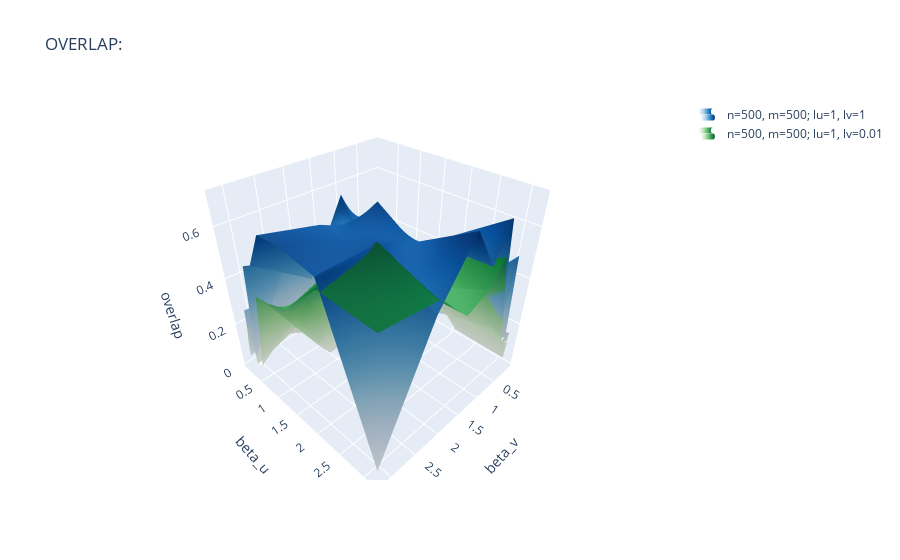

This figure's notebook cell:
### Code cell
######################### 3D PLOT BOTH CONFIG

x, y = np.meshgrid(list_value_2,list_value_1)
overlap_mean=overlap_at_final_iteration.mean(axis=1).mean(axis=1)
overlap_mean=overlap_mean.reshape(len(list_value_1),len(list_value_2))

overlap_mean_2=overlap_at_final_iteration_2.mean(axis=1).mean(axis=1)
overlap_mean_2=overlap_mean_2.reshape(len(list_value_1),len(list_value_2))

fig = go.Figure(data=[
    go.Surface(name=f"n={name_n_1}, m={name_m_1}; lu={lambda_u_val_1}, lv={lambda_v_val_1}",
               z=overlap_mean,x=list_value_1, y=list_value_2,
               colorscale ='Blues', showscale=False, opacity=1),
    go.Surface(name=f"n={name_n_2}, m={name_m_2}; lu={lambda_u_val_2}, lv={lambda_v_val_2}",
               z=overlap_mean_2,x=list_value_1, y=list_value_2,
               colorscale ='Greens', showscale=False, opacity=0.9)])

fig.update_layout(
    title=f"OVERLAP:",
)

fig.update_layout(showlegend=True, scene = dict(
                    xaxis_title=name_value_2,
                    yaxis_title=name_value_1,
                    zaxis_title="overlap"))
fig.update_traces(showlegend=True)

fig.show()
path=f"C:/Users/Admin/Desktop/R1_n={name_n_1}_m={name_m_1}_"\
f"Ldiff={lambda_u_val_1/lambda_v_val_1}_"\
f"R2_n={name_n_2}_m={name_m_2}_"\
f"Ldiff={lambda_u_val_2/lambda_v_val_2}_overlap.html"
fig.write_html(path)

### Figure 1 — Plotly figure (JSON) as saved in the notebook; plotly's stock layout.template omitted (floating-point values rounded to 4 significant figures)
{"data": [{"colorscale": [[0, "rgb(247,251,255)"], [0.125, "rgb(222,235,247)"], [0.25, "rgb(198,219,239)"], [0.375, "rgb(158,202,225)"], [0.5, "rgb(107,174,214)"], [0.625, "rgb(66,146,198)"], [0.75, "rgb(33,113,181)"], [0.875, "rgb(8,81,156)"], [1, "rgb(8,48,107)"]], "name": "n=500, m=500; lu=1, lv=1", "opacity": 1, "showlegend": true, "showscale": false, "type": "surface", "x": [0.1, 0.1468, 0.2154, 0.3162, 0.4642, 0.6813, 1, 1.468, 2.154, 3.162], "y": [0.1, 0.1468, 0.2154, 0.3162, 0.4642, 0.6813, 1, 1.468, 2.154, 3.162], "z": [[0.06965, 0.109, 0.1265, 0.05253, 0.06202, 0.105, 0.06286, 0.2065, 0.1262, 0.03944], [0.1611, 0.0928, 0.02835, 0.06234, 0.1693, 0.03264, 0.06935, 0.1242, 0.1697, 0.08042], [0.06045, 0.1472, 0.08888, 0.0799, 0.1292, 0.04045, 0.1316, 0.1102, 0.254, 0.2789], [0.1219, 0.07718, 0.04439, 0.09813, 0.1549, 0.08694, 0.08654, 0.09672, 0.5044, 0.0633], [0.1257, 0.004429, 0.2252, 0.09413, 0.1067, 0.1996, 0.3415, 0.4606, 0.3693, 0.4881], [0.0764, 0.1026, 0.01982, 0.07753, 0.3071, 0.1492, 0.4057, 0.6314, 0.3535, 0.5131], [0.1249, 0.1895, 0.2333, 0.2609, 0.4378, 0.5011, 0.578, 0.5341, 0.5975, 0.6474], [0.05036, 0.0314, 0.301, 0.1856, 0.2182, 0.2385, 0.4174, 0.663, 0.5987, 0.6541], [0.1005, 0.248, 0.2535, 0.2399, 0.4948, 0.5237, 0.528, 0.5748, 0.6344, 0.6279], [0.1557, 0.116, 0.1295, 0.5129, 0.2614, 0.6761, 0.5403, 0.7014, 0.4981, 0.02997]]}, {"colorscale": [[0, "rgb(247,252,245)"], [0.125, "rgb(229,245,224)"], [0.25, "rgb(199,233,192)"], [0.375, "rgb(161,217,155)"], [0.5, "rgb(116,196,118)"], [0.625, "rgb(65,171,93)"], [0.75, "rgb(35,139,69)"], [0.875, "rgb(0,109,44)"], [1, "rgb(0,68,27)"]], "name": "n=500, m=500; lu=1, lv=0.01", "opacity": 0.9, "showlegend": true, "showscale": false, "type": "surface", "x": [0.1, 0.1468, 0.2154, 0.3162, 0.4642, 0.6813, 1, 1.468, 2.154, 3.162], "y": [0.1, 0.1468, 0.2154, 0.3162, 0.4642, 0.6813, 1, 1.468, 2.154, 3.162], "z": [[0.03948, 0.021, 0.05281, 0.072, 0.04969, 0.2044, 0.03307, 0.05636, 0.08056, 0.0628], [0.09134, 0.0335, 0.1382, 0.0346, 0.03616, 0.07686, 0.08674, 0.09292, 0.02438, 0.143], [0.09806, 0.06384, 0.02833, 0.1397, 0.06367, 0.1444, 0.1249, 0.04599, 0.1626, 0.2091], [0.1402, 0.04755, 0.05424, 0.05499, 0.1157, 0.0458, 0.03159, 0.0345, 0.111, 0.03006], [0.05758, 0.04366, 0.07069, 0.04151, 0.11, 0.2837, 0.09934, 0.1115, 0.2273, 0.04472], [0.2471, 0.05374, 0.09734, 0.08171, 0.1355, 0.1409, 0.196, 0.2262, 0.03225, 0.3923], [0.06855, 0.084, 0.0616, 0.116, 0.1766, 0.1028, 0.2343, 0.05468, 0.03948, 0.402], [0.1769, 0.1957, 0.1088, 0.2603, 0.268, 0.1486, 0.1002, 0.3698, 0.5149, 0.4372], [0.08809, 0.04394, 0.1088, 0.1544, 0.3508, 0.4425, 0.3512, 0.4302, 0.6395, 0.5883], [0.1066, 0.03656, 0.1489, 0.1501, 0.314, 0.543, 0.4564, 0.4112, 0.551, 0.5777]]}], "layout": {"scene": {"xaxis": {"title": {"text": "beta_v"}}, "yaxis": {"title": {"text": "beta_u"}}, "zaxis": {"title": {"text": "overlap"}}}, "showlegend": true, "title": {"text": "OVERLAP:"}}}
